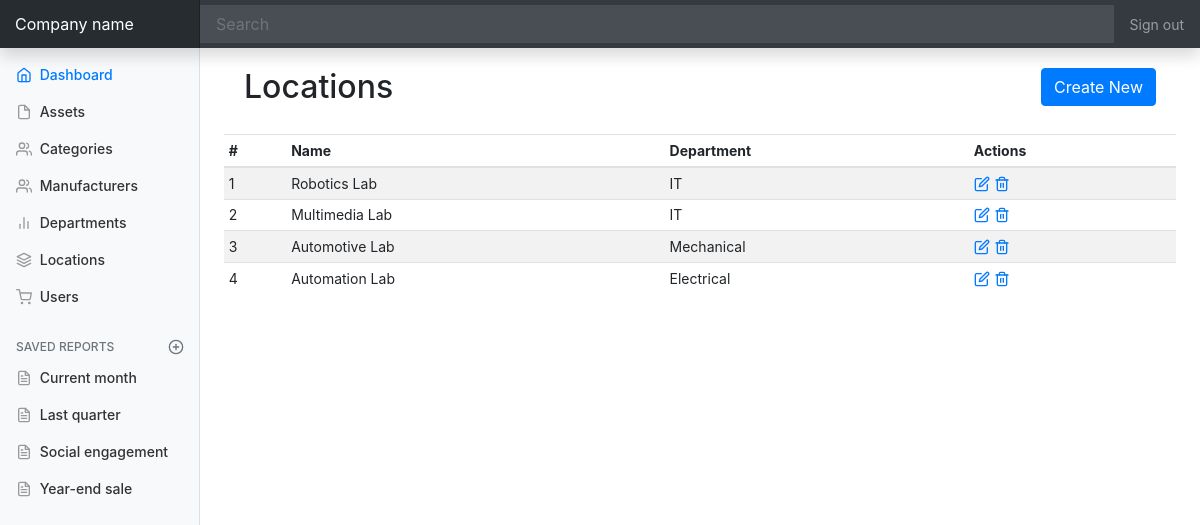
Before: /locations with the older database file.
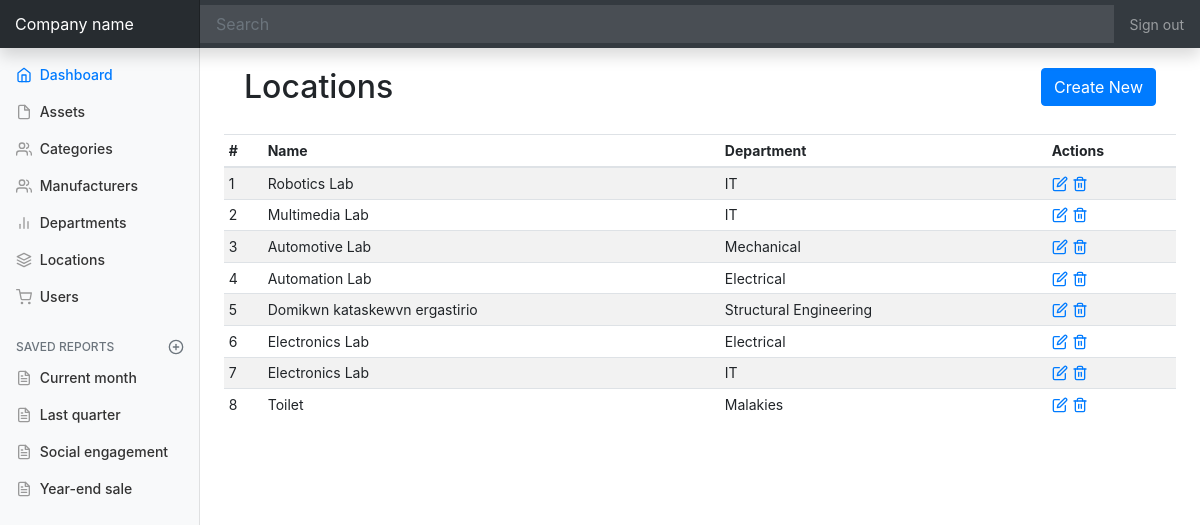
After: the same page with the newer database file.
### app/models.py (models this page shows, shortened)
class Location(db.Model):
	id = db.Column(db.Integer, primary_key=True)
	name = db.Column(db.String(64))
	department_id = db.Column(db.Integer, db.ForeignKey('department.id'))
	assets = db.relationship('Asset', backref="location")

class Department(db.Model):
	id = db.Column(db.Integer, primary_key=True)
	name = db.Column(db.String(64), unique=True)
	locations = db.relationship('Location', backref="department")

### app/routes.py (the view)
@app.route('/locations')
def locations():
	locations = Location.query.all()
	return render_template('locations.html', title='Locations', locations=locations)

### app/templates/locations.html
{% extends "base.html" %}
{% block content %}
<section style="padding: 20px;">
  <h2 style="display:inline-flex;">Locations</h2>
  <a class="btn btn-primary float-right" href="locations/create">Create New</a>
</section>
<div class="table-responsive">
  <table class="table table-striped table-sm">
    <thead>
      <tr>
        <th>#</th>
        <th>Name</th>
        <th>Department</th>
        <th>Actions</th>
      </tr>
    </thead>
    <tbody>
    	{% for location in locations %}
      <tr>
        <td>{{ location.id }}</td>
        <td>{{ location.name }}</td>
        <td>{{ location.department.name }}</td>
        <td>
          <a href="#"><span data-feather="edit"></span></a>
          <a href="#"><span data-feather="trash-2"></span></a>
        </td>
      </tr>
      {% endfor %}
    </tbody>
  </table>
</div>
{% endblock %}

### app/templates/base.html (shortened to what this page needs)
<!doctype html>
<html lang="en">
  <head>
    <link rel="stylesheet" href="https://stackpath.bootstrapcdn.com/bootstrap/4.1.3/css/bootstrap.min.css">
    <link href="{{ url_for('static', filename='dashboard.css') }}" rel="stylesheet">
  </head>
  <body>
    <nav class="navbar navbar-dark fixed-top bg-dark flex-md-nowrap p-0 shadow">
      <a class="navbar-brand col-sm-3 col-md-2 mr-0" href="{{ url_for('index')}}">Company name</a>
      <input class="form-control form-control-dark w-100" type="text" placeholder="Search" aria-label="Search">
      <ul class="navbar-nav px-3">
        <li class="nav-item text-nowrap">
          <a class="nav-link" href="#">Sign out</a>
        </li>
      </ul>
    </nav>
    <div class="container-fluid">
      <div class="row">
        <nav class="col-md-2 d-none d-md-block bg-light sidebar">
          <div class="sidebar-sticky">
            <ul class="nav flex-column">
              <li class="nav-item">
                <a class="nav-link active" href="#">
                  <span data-feather="home"></span>
                  Dashboard <span class="sr-only">(current)</span>
                </a>
              </li>
              <li class="nav-item">
                <a class="nav-link" href="{{ url_for('assets') }}">
                  <span data-feather="file"></span>
                  Assets
                </a>
              </li>
              <li class="nav-item">
                <a class="nav-link" href="{{ url_for('categories') }}">
                  <span data-feather="users"></span>
                  Categories
                </a>
              </li>
              <li class="nav-item">
                <a class="nav-link" href="{{ url_for('manufacturers') }}">
                  <span data-feather="users"></span>
                  Manufacturers
                </a>
              </li>
              <li class="nav-item">
                <a class="nav-link" href="{{ url_for('departments') }}">
                  <span data-feather="bar-chart-2"></span>
                  Departments
                </a>
              </li>
              <li class="nav-item">
                <a class="nav-link" href="{{ url_for('locations') }}">
                  <span data-feather="layers"></span>
                  Locations
                </a>
              </li>
              <li class="nav-item">
                <a class="nav-link" href="{{ url_for('users') }}">
                  <span data-feather="shopping-cart"></span>
                  Users
                </a>
            </li>
            </ul>
            <h6 class="sidebar-heading d-flex justify-content-between align-items-center px-3 mt-4 mb-1 text-muted">
              <span>Saved reports</span>
              <a class="d-flex align-items-center text-muted" href="#">
                <span data-feather="plus-circle"></span>
              </a>
            </h6>
            <ul class="nav flex-column mb-2">
              <li class="nav-item">
                <a class="nav-link" href="#">
                  <span data-feather="file-text"></span>
                  Current month
                </a>
              </li>
              <li class="nav-item">
                <a class="nav-link" href="#">
                  <span data-feather="file-text"></span>
                  Last quarter
                </a>
              </li>
              <li class="nav-item">
                <a class="nav-link" href="#">
                  <span data-feather="file-text"></span>
                  Social engagement
                </a>
              </li>
              <li class="nav-item">
                <a class="nav-link" href="#">
                  <span data-feather="file-text"></span>
                  Year-end sale
                </a>
              </li>
            </ul>
          </div>
        </nav>
        <main role="main" class="col-md-9 ml-sm-auto col-lg-10 px-4">
        {% block content %}{% endblock %}
        </main>
      </div>
    </div>
  </body>
</html>

### app/static/dashboard.css (style rules this page uses)
body { font-size: .875rem; }
.feather { width: 16px; height: 16px; vertical-align: text-bottom; }
.sidebar { position: fixed; top: 0; bottom: 0; left: 0; z-index: 100; padding: 48px 0 0; box-shadow: inset -1px 0 0 rgba(0, 0, 0, .1); }
.sidebar-sticky { position: relative; top: 0; height: calc(100vh - 48px); padding-top: .5rem; overflow-x: hidden; overflow-y: auto; }
.sidebar .nav-link { font-weight: 500; color: #333; }
.sidebar .nav-link .feather { margin-right: 4px; color: #999; }
.sidebar .nav-link.active { color: #007bff; }
.sidebar .nav-link:hover .feather, .sidebar .nav-link.active .feather { color: inherit; }
.sidebar-heading { font-size: .75rem; text-transform: uppercase; }
[role="main"] { padding-top: 48px; }
.navbar-brand { padding-top: .75rem; padding-bottom: .75rem; font-size: 1rem; background-color: rgba(0, 0, 0, .25); box-shadow: inset -1px 0 0 rgba(0, 0, 0, .25); }
.navbar .form-control { padding: .75rem 1rem; border-width: 0; border-radius: 0; }
.form-control-dark { color: #fff; background-color: rgba(255, 255, 255, .1); border-color: rgba(255, 255, 255, .1); }

Changed rows visible on the page:
added Location: id "5", name "Domikwn kataskewvn ergastirio", department.name "Structural Engineering"
added Location: id "6", name "Electronics Lab", department.name "Electrical"
added Location: id "7", name "Electronics Lab", department.name "IT"
added Location: id "8", name "Toilet", department.name "Malakies"
